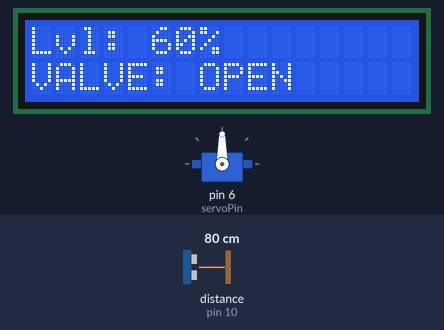
A sketch run on a simulated Arduino Uno, built with avr-gcc and run on an emulated ATmega328P. On the bench: servo, 16×2 character LCD. Wiring (inferred from the names in the program): ultrasonic range finder: trigger pin 9; echo pin 10. The inputs (shaded band) are chosen by the test bench; at power-on: distance to the obstacle (sensor on pin 10) 80 cm. The echo pulse lasts 58.3 µs per cm.

Above: at 3.2 s.
3.3 s: distance to the obstacle (sensor on pin 10) set to 44 cm
At 4.6 s:
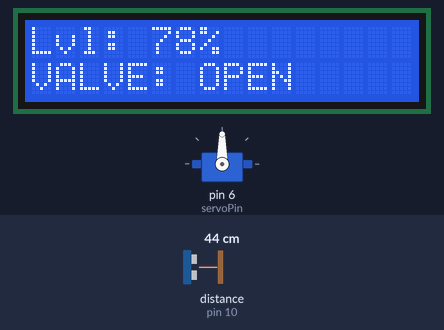
5.2 s: distance to the obstacle (sensor on pin 10) set to 38 cm
At 6.2 s:
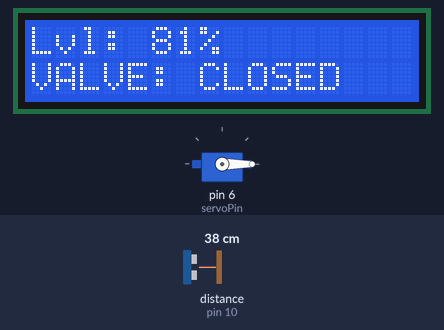
6.7 s: distance to the obstacle (sensor on pin 10) set to 2 cm
At 7.9 s:
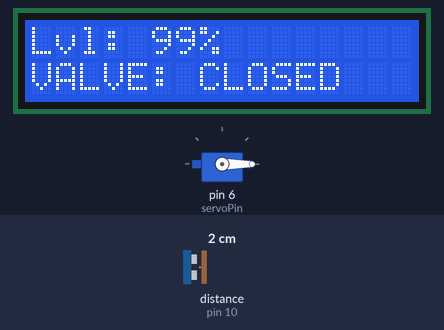
Timing chart, 0 to 9.7 s (numbered marks = the images above; inputs shaded):
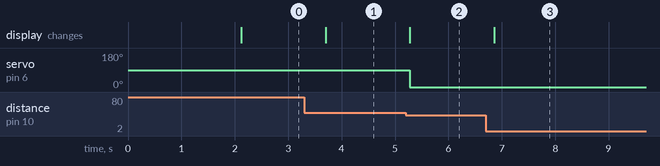

The sketch:

valve.ino
```cpp
// TASK: ULTRASONIC WATER LEVEL + SERVO VALVE + LCD
// HC-SR04 measures distance down to the water surface from the tank lid.
// Below 30% level -> valve opens (fill). Above 80% -> valve closes.
// Between 30-80% -> valve holds its last commanded position.
//
// WIRING — HC-SR04:
//   VCC  -> 5V
//   GND  -> GND
//   Trig -> Pin 9
//   Echo -> Pin 10   (5V-tolerant on Uno; use a resistor divider to Echo if your board is 3.3V logic)
//
// WIRING — SG90 servo:
//   Red (power)   -> 5V (external 5V supply recommended if using more than one servo)
//   Brown/Black   -> GND (shared with Arduino GND)
//   Orange/Yellow -> Pin 6
//
// WIRING — 16x2 I2C LCD (PCF8574 backpack, addr 0x27):
//   VCC -> 5V
//   GND -> GND
//   SDA -> A4 (Uno)  / SDA pin on other boards
//   SCL -> A5 (Uno)  / SCL pin on other boards

#include <Servo.h>
#include <LiquidCrystal_I2C.h>

const int trigPin = 9;
const int echoPin = 10;
const int servoPin = 6;

Servo valveServo;
LiquidCrystal_I2C lcd(0x27, 16, 2);

const float SOUND_SPEED = 0.034;      // cm per microsecond
const int TANK_HEIGHT_CM = 200;       // sensor-to-tank-bottom distance when empty
const int SERVO_OPEN_ANGLE = 90;
const int SERVO_CLOSED_ANGLE = 0;

void setup() {
  Serial.begin(9600);

  pinMode(trigPin, OUTPUT);
  pinMode(echoPin, INPUT);
  valveServo.attach(servoPin);

  lcd.init();
  lcd.backlight();
  lcd.setCursor(0, 0);
  lcd.print("Tank Level Gate");
  lcd.setCursor(0, 1);
  lcd.print("Initializing...");
  delay(2000);
}

void loop() {
  digitalWrite(trigPin, LOW);
  delayMicroseconds(2);
  digitalWrite(trigPin, HIGH);
  delayMicroseconds(10);
  digitalWrite(trigPin, LOW);

  long duration = pulseIn(echoPin, HIGH);
  float distanceCm = duration * SOUND_SPEED / 2;

  float waterLevelCm = TANK_HEIGHT_CM - distanceCm;
  float levelPercent = (waterLevelCm / TANK_HEIGHT_CM) * 100;

  if (levelPercent < 0) {
    levelPercent = 0;
  } else if (levelPercent > 100) {
    levelPercent = 100;
  }

  String valveStatus;

  if (levelPercent < 30) {
    valveServo.write(SERVO_OPEN_ANGLE);
    valveStatus = "OPEN";
  } else if (levelPercent > 80) {
    valveServo.write(SERVO_CLOSED_ANGLE);
    valveStatus = "CLOSED";
  } else {
    if (valveServo.read() == SERVO_OPEN_ANGLE) {
      valveStatus = "OPEN";
    } else {
      valveStatus = "CLOSED";
    }
  }

  lcd.clear();
  lcd.setCursor(0, 0);
  lcd.print("Lvl: ");
  lcd.print((int)levelPercent);
  lcd.print("%");
  lcd.setCursor(0, 1);
  lcd.print("VALVE: ");
  lcd.print(valveStatus);
  delay(500);
}
```

Measured:
- the behaviour switches between 41 and 40 cm on distance to the obstacle (sensor on pin 10) (found by bisection; images 1 and 2)
- after the input at 3.3 s, the display: changes after 0.40 s (image 1)
- after the input at 5.2 s, servo on pin 6 (servoPin): 90° → 0° after 0.08 s; the display: changes after 0.08 s (image 2)
- after the input at 6.7 s, the display: changes after 0.16 s (image 3)
